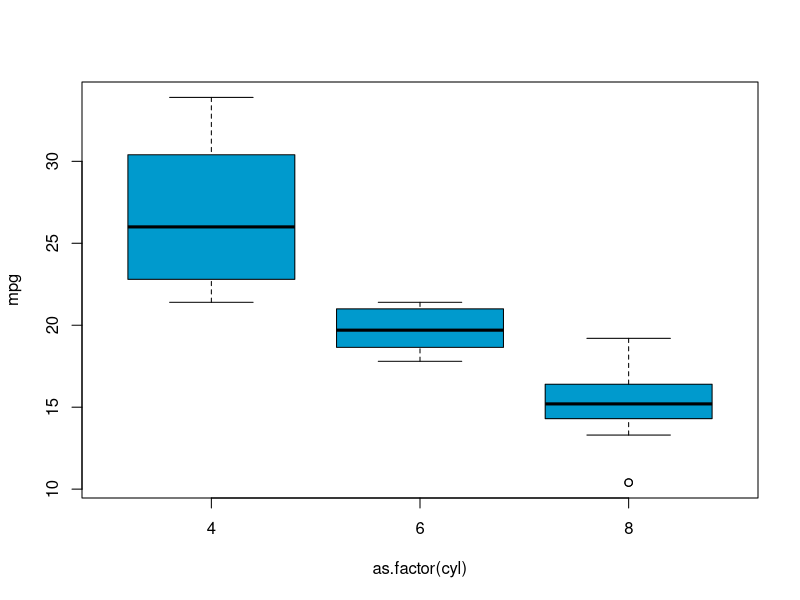

Generate this figure with R:
library(ggplot2)

# We will be using the mtcars dataset
head(mtcars)
#                    mpg cyl disp  hp drat    wt  qsec vs am gear carb
# Mazda RX4         21.0   6  160 110 3.90 2.620 16.46  0  1    4    4
# Mazda RX4 Wag     21.0   6  160 110 3.90 2.875 17.02  0  1    4    4
# Datsun 710        22.8   4  108  93 3.85 2.320 18.61  1  1    4    1
# Hornet 4 Drive    21.4   6  258 110 3.08 3.215 19.44  1  0    3    1
# Hornet Sportabout 18.7   8  360 175 3.15 3.440 17.02  0  0    3    2
# Valiant           18.1   6  225 105 2.76 3.460 20.22  1  0    3    1

# Let's see if there are differences between the groups of cyl in the mpg variable.
data = mtcars[, c('mpg','cyl')]

fit = lm(mpg ~ cyl, data=mtcars)
anova(fit)

# Analysis of Variance Table
# Response: mpg
#           Df Sum Sq Mean Sq F value    Pr(>F)    
# cyl        1 817.71  817.71  79.561 6.113e-10 ***
# Residuals 30 308.33   10.28
# Signif. codes:  0 *** 0.001 ** 0.01 * 0.05 .

# Plot the distribution
png('analysis_of_variance/boxplot_anova.png')
plot(mpg ~ as.factor(cyl), data=mtcars, col='deepskyblue3')
dev.off()